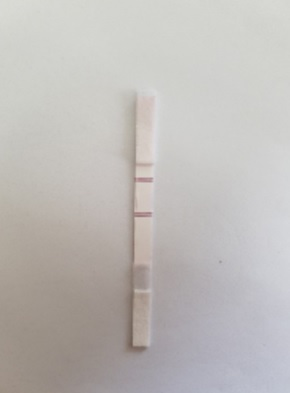
%> input picture editimage/samplepad.jpg, 290 x 393 px
$ octave imagejj.m   (GNU Octave 9; MATLAB toolbox functions it lacks are replaced by stand-ins)
%> lines starting %> are read from the running program, lines starting %| are printed output that depends on the picture; in (x1, y1, x2, y2) boxes, pixels count from 0 and x2, y2 are one past the last pixel; in counts of white or black regions, pixels touching at a corner belong together; the program's own positions count from 1
clc
clear all
I=imread('samplepad.jpg');
%> I is the input picture: size 393x290x3 uint8; mean R, G, B 190.7, 187.3, 184.8
r=graythresh(I);
%> r = 0.702
I2=uint8(imcomplement(im2bw(I, r)));
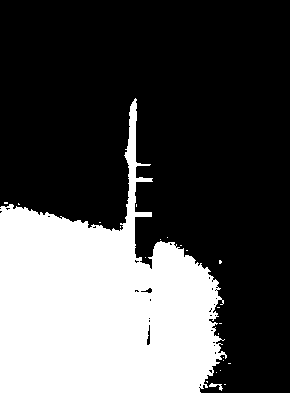
%> I2: size 393x290 uint8; values 0 (black) and 1 (white), 31.4% white; 23 white regions (21 under 20 px), largest, box (x1, y1, x2, y2) and area: (0, 98, 227, 393) 35693, (209, 383, 223, 391) 44
imshow(I2)
Ifinal=I2.*I;
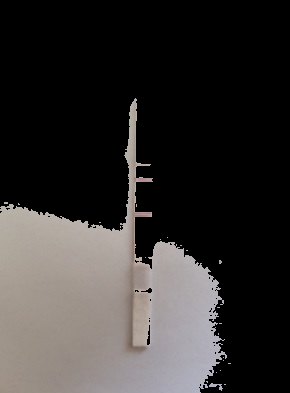
%> Ifinal: size 393x290x3 uint8; mean R, G, B 51.9, 49.2, 48
imshow(Ifinal);

$ run again, with editimage/100fgimagej.JPG copied over editimage/samplepad.jpg
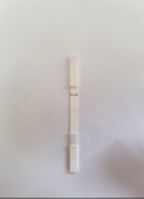
%> input picture editimage/100fgimagej.JPG, 144 x 199 px
%> I is the input picture: size 199x144x3 uint8; mean R, G, B 192.8, 189, 187.8
%> r = 0.725
%> `I2=uint8(imcomplement(im2bw(I, r)));`:
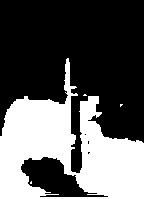
%> I2: size 199x144 uint8; values 0 (black) and 1 (white), 35.6% white; 4 white regions (3 under 20 px), largest, box (x1, y1, x2, y2) and area: (0, 58, 144, 199) 10196
%> `Ifinal=I2.*I;`:
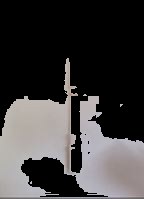
%> Ifinal: size 199x144x3 uint8; mean R, G, B 62.8, 60.7, 61

$ run again, with editimage/100pgimagej.JPG copied over editimage/samplepad.jpg
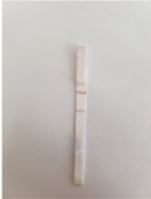
%> input picture editimage/100pgimagej.JPG, 151 x 199 px
%> I is the input picture: size 199x151x3 uint8; mean R, G, B 194.5, 189.2, 185.1
%> r = 0.706
%> `I2=uint8(imcomplement(im2bw(I, r)));`:
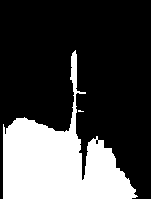
%> I2: size 199x151 uint8; values 0 (black) and 1 (white), 27.6% white; 2 white regions (1 under 20 px), largest, box (x1, y1, x2, y2) and area: (3, 50, 138, 199) 8270
%> `Ifinal=I2.*I;`:
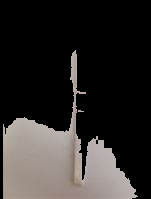
%> Ifinal: size 199x151x3 uint8; mean R, G, B 46.4, 43.5, 41.8
